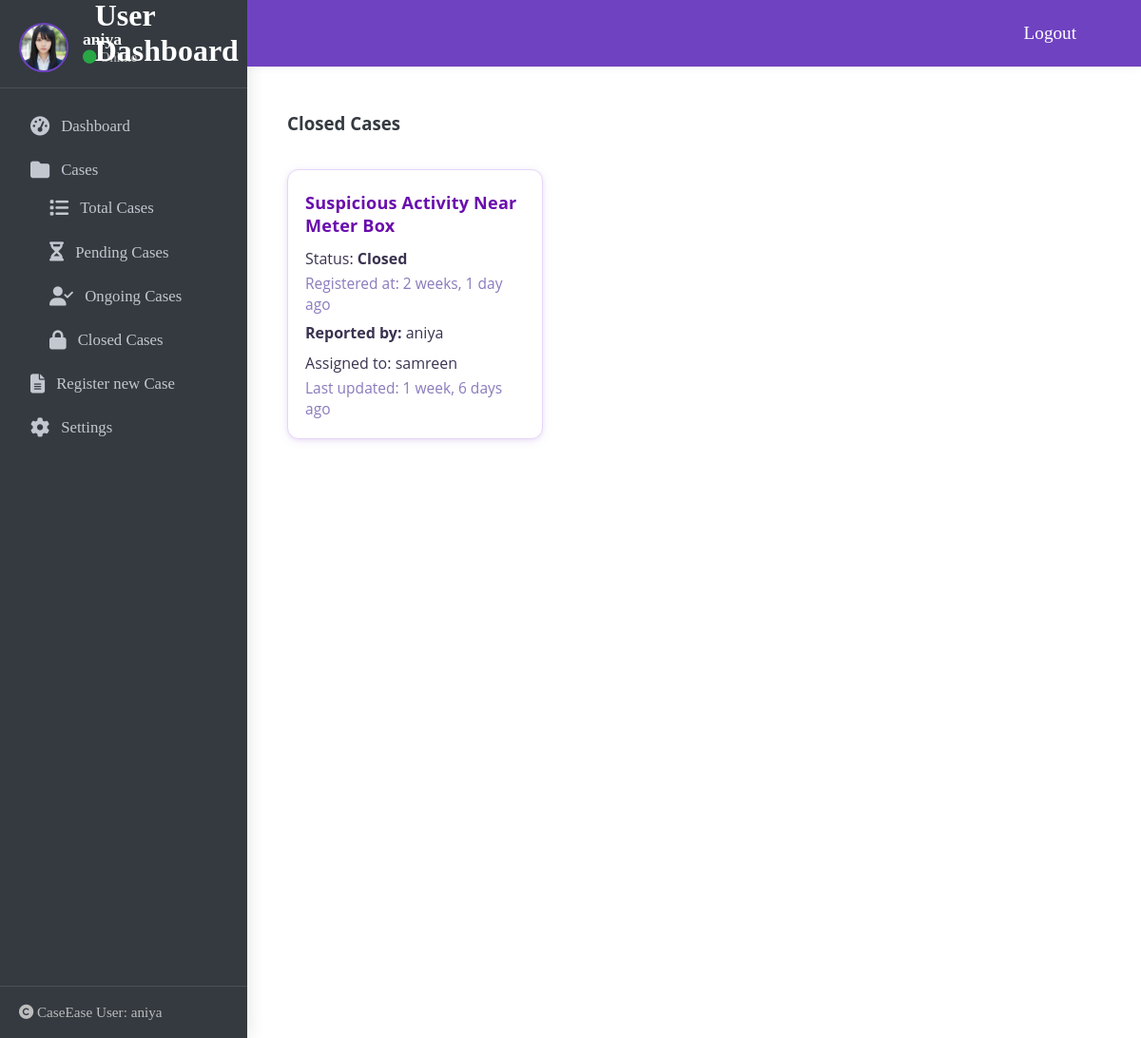
Page /accounts/user/cases/closed/ (signed in) on the committed database.
### accounts/models.py (models this page shows, shortened)
class CustomUser(AbstractUser):
    role = models.CharField(max_length=10, choices=ROLE_CHOICES, default='user')
    profile_image = models.ImageField(upload_to='profile_images/', null=True, blank=True)
    phone_number = models.CharField(max_length=15, null=True, blank=True)

### cases/models.py (models this page shows, shortened)
class Case(models.Model):
    STATUS_CHOICES = [
        ('Pending', 'Pending'),
        ('Approved', 'Approved'),
        ('In Progress', 'In Progress'),
        ('Waiting for Info', 'Waiting for Info'),
        ('Resolved', 'Resolved'),
        ('Closed', 'Closed'),
    ]
    status = FSMField(choices=STATUS_CHOICES, default='Pending')
    title = models.CharField(max_length=200)
    description = models.TextField()
    location = models.CharField(max_length=200, null=True, blank=True)
    incident_date = models.DateField(null=True, blank=True)
    uploaded_file = models.FileField(upload_to='case_files/', null=True, blank=True)
    is_anonymous = models.BooleanField(default=False)
    suspect_name = models.CharField(max_length=200, null=True, blank=True)
    witnesses = models.TextField(null=True, blank=True)
    progress_notes = models.TextField(null=True, blank=True)
    report_file = models.FileField(upload_to='reports/', null=True, blank=True)
    created_at = models.DateTimeField(auto_now_add=True)
    updated_at = models.DateTimeField(auto_now=True)
    created_by = models.ForeignKey(
        settings.AUTH_USER_MODEL,
        on_delete=models.CASCADE,
        related_name='cases_created'
    )
    assigned_to = models.ForeignKey(
        settings.AUTH_USER_MODEL,
        null=True,
        blank=True,
        on_delete=models.SET_NULL,
        related_name='cases_assigned',
        limit_choices_to={'groups__name': 'handler'}
    )
    history = HistoricalRecords()

### accounts/views.py (the view)
# urls.py: path('user/cases/closed/', views.UserClosedCasesView.as_view(), name='user_closed_cases'),
class UserClosedCasesView(LoginRequiredMixin, ListView):
    template_name = 'accounts/users/closed_cases.html'
    context_object_name = 'cases'
    def get_queryset(self):
        return Case.objects.filter(created_by=self.request.user, status='Closed')

### accounts/templates/accounts/users/closed_cases.html (shortened to what this page needs)
{% load static %}
{% load humanize %}
{% block content %}
<div class="dashboard-container">
  {% include 'accounts/user_sidebar.html' %}
  <div class="main-section">
    <h3>Closed Cases</h3>
    <div class="cases-grid">
    {% for case in cases %}
      <div class="card">
        {% if case.pk %}
          <a href="{% url 'case_detail' case.pk %}">{{ case.title }}</a>
        {% else %}
          {{ case.title }}
        {% endif %}
        <p>Status: <strong>{{ case.status }}</strong></p>
        <small>Registered at: {{ case.created_at|naturaltime }}</small>
        {% if case.is_anonymous %}
          <p><strong>Reported by:</strong> Anonymous</p>
        {% else %}
          <p><strong>Reported by:</strong> {{ case.created_by.username }}</p>
        {% endif %}
        <p>Assigned to: {{ case.assigned_to.username|default:'Not Assigned' }}</p>
        <small>Last updated: {{ case.updated_at|naturaltime }}</small>
      </div>
    {% empty %}
      <p>No closed cases found.</p>
    {% endfor %}
    </div>
  </div>
</div>
{% endblock %}

### accounts/templates/accounts/user_sidebar.html (shortened to what this page needs)
{% load static%}
<link rel="stylesheet" href="https://cdnjs.cloudflare.com/ajax/libs/font-awesome/6.4.0/css/all.min.css">
<aside class="admin-sidebar">
<div class="top-navbar">
  <div class="dashboard-header">
      <h2> User Dashboard </h2>
      <a href="{% url 'logout' %}" style="color:#fff; font-size:1.2rem;">Logout</a>
    </div>
</div>
  <div class="user-panel">
   {% if user.profile_image %}
      <img src="{{ user.profile_image.url }}" alt="User Avatar">
    {% else %}
      <img src="{% static 'images/avatar.png' %}" alt="User Avatar">
    {% endif %}
    <div class="info">
      <span>{{ request.user.username|default:'User' }}</span>
      <small><i class="fa fa-circle text-success" style="color:#28a745"></i> Online</small>
    </div>
  </div>
  <nav>
    <ul>
      <li><a href="{% url 'user_dashboard' %}" ><i class="fa fa-tachometer-alt"></i> Dashboard</a></li>
      <li><a href="#"><i class="fa fa-folder"></i> Cases</a>
        <ul style="padding-left:20px;">
          <li><a href="{% url 'user_all_cases' %}"><i class="fa fa-list"></i> Total Cases</a></li>
          <li><a href="{% url 'user_pending_cases' %}"><i class="fa fa-hourglass-half"></i> Pending Cases</a></li>
          <li><a href="{% url 'user_ongoing_cases' %}"><i class="fa fa-user-check"></i> Ongoing Cases</a></li>
          <li><a href="{% url 'user_closed_cases' %}"><i class="fa fa-lock"></i> Closed Cases</a></li>
        </ul>
      </li>
      <li><a href="{% url 'register_case' %}"><i class="fas fa-file-alt"></i> Register new Case</a>
      <li><a href="{% url 'view_user_profile' %}"><i class="fa fa-cog"></i> Settings</a></li>
    </ul>
  </nav>
  <div class="sidebar-footer">
    <i class="fa fa-copyright"></i> CaseEase User: {{request.user.username|default:'User'}}
  </div>
</aside>

### accounts/templates/accounts/users/closed_cases.html (style rules this page uses)
.dashboard-container { display: flex; align-items: stretch; min-height: 100vh; margin: 0; width: 100vw; max-width: 100vw; box-sizing: border-box; height: 100vh; overflow: auto; }
.admin-sidebar { width: 260px; background: #343a40; color: #fff; border-radius: 14px 0 0 14px; box-shadow: 2px 0 16px rgba(0,0,0,0.10); display: flex; flex-direction: column; justify-content: flex-start; min-height: 100vh; position: relative; z-index: 2; }
.main-section { flex: 1; background: #fff; padding: 40px 44px 40px 44px; border-radius: 0 14px 14px 0; box-shadow: 0 2px 16px rgba(0,0,0,0.07); min-height: 100vh; min-width: 0; margin-top: 50px; margin-left: 250px; display: flex; flex-direction: column; justify-content: flex-start; font-family: 'Open Sans', sans-serif; font-size: 16px; color: #343a40; }
.cases-grid { display: grid; grid-template-columns: repeat(3, 1fr); gap: 28px; margin-top: 18px; margin-bottom: 18px; }
.card { background: #fff; border-left: 6px solid #6A0DAD; border-radius: 12px; box-shadow: 0 2px 12px 0 rgba(106,13,173,0.08), 0 1.5px 4px 0 rgba(106,13,173,0.07); padding: 22px 20px 18px 18px; display: flex; flex-direction: column; transition: box-shadow 0.2s, transform 0.2s; border: 1.5px solid #e4d6fa; overflow: hidden; min-width: 0; }
.card h4, .card a { margin: 0 0 6px 0; color: #6A0DAD; font-size: 1.13em; font-weight: 700; letter-spacing: 0.2px; text-decoration: none; transition: color 0.2s; word-break: break-word; }
.card p { margin: 6px 0 4px 0; color: #3a3350; font-size: 1em; }
.card small { color: #8a7bbd; font-size: 0.97em; display: block; margin-bottom: 2px; }

### accounts/templates/accounts/user_sidebar.html (style rules this page uses)
.admin-sidebar { width: 260px; background: #343a40; color: #fff; position: fixed; top: 0; left: 0; height: 100vh; min-height: 100vh; border-radius: 0; box-shadow: 2px 0 16px rgba(0,0,0,0.10); display: flex; flex-direction: column; padding: 0; z-index: 1000; }
.top-navbar { position: fixed; top: 0; left: 260px; right: 0; height: 70px; background: #6f42c1; border-bottom: 1px solid #eee; box-shadow: 0 2px 8px rgba(0,0,0,0.04); display: flex; align-items: center; justify-content: flex-end; padding: 0 40px; z-index: 1100; }
.top-navbar .dashboard-header { display: flex; align-items: center; justify-content: space-between; margin-top: 20px; margin-bottom: 20px; }
.top-navbar .dashboard-header h2 { color: #fff; font-weight: 800; font-size: 2em; margin-right: 21cm; }
.admin-sidebar .user-panel { display: flex; align-items: center; padding: 24px 20px 16px 20px; border-bottom: 1px solid #495057; }
.admin-sidebar .user-panel img { width: 48px; height: 48px; border-radius: 50%; margin-right: 15px; border: 2px solid #6f42c1; }
.admin-sidebar .user-panel .info { display: flex; flex-direction: column; }
.admin-sidebar .user-panel .info span { font-weight: 700; font-size: 1.1em; }
.admin-sidebar .user-panel .info small { color: #bdbdbd; font-size: 0.9em; }
.admin-sidebar nav { flex: 1; padding: 20px 0 0 0; }
.admin-sidebar ul { list-style: none; padding: 0 0 0 0; margin: 0; }
.admin-sidebar li { margin-bottom: 6px; }
.admin-sidebar a { color: #c2c7d0; text-decoration: none; display: flex; align-items: center; padding: 10px 28px; font-size: 1.05em; border-left: 4px solid transparent; transition: background 0.2s, border-color 0.2s; }
.admin-sidebar a i { margin-right: 12px; font-size: 1.2em; }
.admin-sidebar .sidebar-footer { padding: 18px 20px; border-top: 1px solid #495057; font-size: 0.95em; color: #bdbdbd; }

### rows in the picture
CustomUser: profile_image (picture), user.username "aniya"
Case: title "Suspicious Activity Near Meter Box", status "Closed", created_at "2 weeks, 1 day ago", created_by.username "aniya", assigned_to.username "samreen", updated_at "1 week, 6 days ago"
